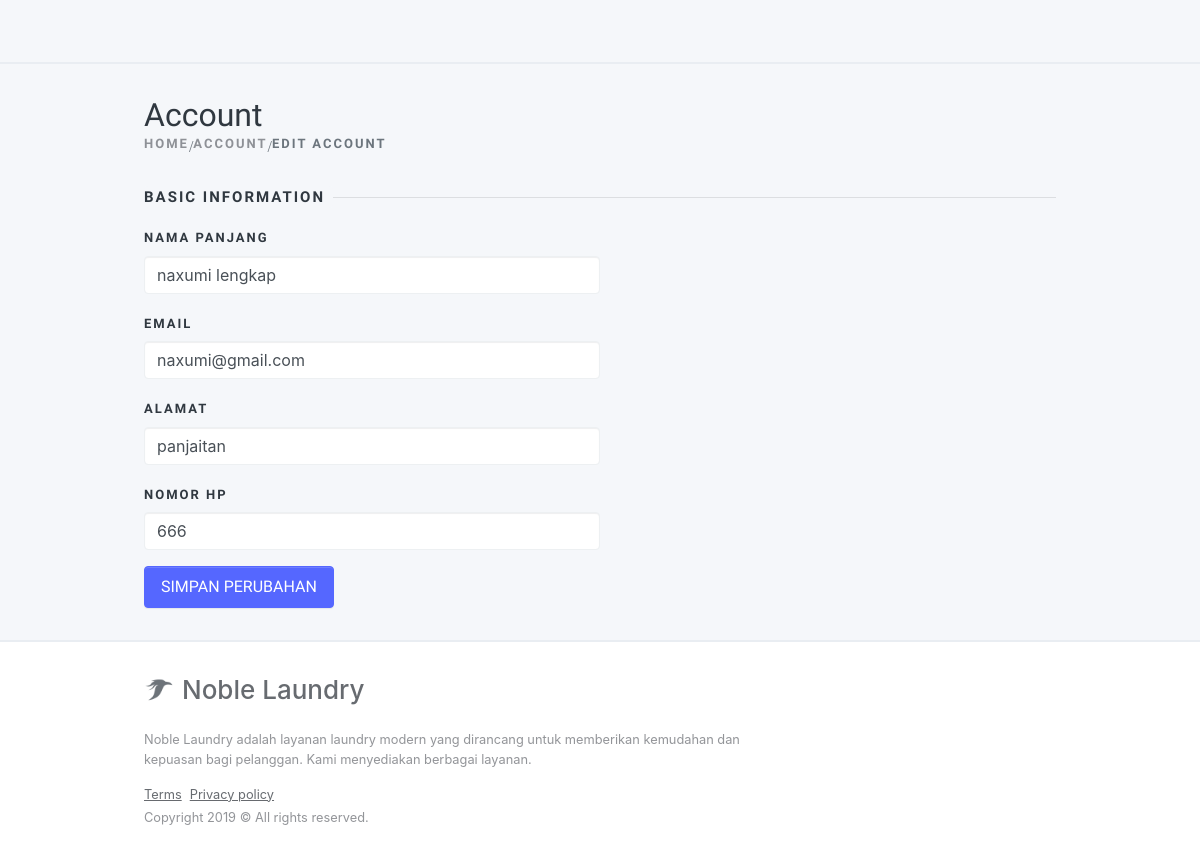
The page /edit_akun.php (signed in) on the database its author committed.
### tables this page shows
CREATE TABLE `client` (
  `client_id` int(11) NOT NULL,
  `nama` varchar(255) NOT NULL,
  `username` varchar(255) NOT NULL,
  `email` varchar(255) NOT NULL,
  `password` varchar(255) NOT NULL,
  `alamat` text DEFAULT NULL,
  `no_hp` varchar(15) DEFAULT NULL,
  `created_at` timestamp NOT NULL DEFAULT current_timestamp()
);

### config/controller.php (called while the page is built, shortened)
<?php
function select($query)
{
    global $db;
    $result = mysqli_query($db, $query);
    $rows = [];
    while ($row = mysqli_fetch_assoc($result)) {
        $rows[] = $row;
    }
    return $rows;
}

### edit_akun.php (the view, shortened to what this page needs)
<?php
$client_id = $_SESSION['client_id'];
$client = select("SELECT * FROM client WHERE client_id = $client_id")[0];
?>
<!DOCTYPE html>
<html lang="en"
      dir="ltr">
    <head>
        <?php include("layout/head.php") ?>
    </head>
    <body class="layout-app ">
        <div class="mdk-drawer-layout js-mdk-drawer-layout"
             data-push
             data-responsive-width="992px">
            <div class="mdk-drawer-layout__content page-content">
                <?php include("layout/header.php") ?>
                <div class="pt-32pt">
                    <div class="container page__container d-flex flex-column flex-md-row align-items-center text-center text-sm-left">
                        <div class="flex d-flex flex-column flex-sm-row align-items-center">
                            <div class="mb-24pt mb-sm-0 mr-sm-24pt">
                                <h2 class="mb-0">Account</h2>
                                <ol class="breadcrumb p-0 m-0">
                                    <li class="breadcrumb-item"><a href="index.html">Home</a></li>
                                    <li class="breadcrumb-item">
                                        <a href="">Account</a>
                                    </li>
                                    <li class="breadcrumb-item active">
                                        Edit Account
                                    </li>
                                </ol>
                            </div>
                        </div>
                    </div>
                </div>
                <div class="container page__container page-section">
                    <div class="page-separator">
                        <div class="page-separator__text">Basic Information</div>
                    </div>
                    <div class="col-md-6 p-0">
                        <form action="" method="POST">
                            <div class="form-group">
                                <label class="form-label"
                                    for="alamat">Nama Panjang</label>
                                <input id="nama"
                                    type="text"
                                    class="form-control"
                                    name="nama"
                                    value="<?= $client['nama']; ?>"
                                    required>
                            </div>
                            <div class="form-group">
                                <label class="form-label"
                                    for="email">Email</label>
                                <input id="email"
                                    type="text"
                                    class="form-control"
                                    name="email"
                                    value="<?= $client['email']; ?>"
                                    required>
                            </div>
                            <div class="form-group">
                                <label class="form-label"
                                    for="alamat">Alamat</label>
                                <input id="alamat"
                                    type="text"
                                    class="form-control"
                                    name="alamat"
                                    value="<?= $client['alamat']; ?>"
                                    required>
                            </div>
                            <div class="form-group">
                                <label class="form-label"
                                    for="nohp">Nomor HP</label>
                                <input id="nohp"
                                    type="text"
                                    class="form-control"
                                    name="nohp"
                                    value="<?= $client['no_hp']; ?>"
                                    required>
                            </div>
                            <button type="submit" name="ubah" class="btn btn-primary">Simpan Perubahan</button>
                        </form>
                    </div>
                </div>
                <?php include("layout/footer.php") ?>
            </div>
        </div>
    </body>
</html>

### assets/css/preloader.css (style rules this page uses)
:root { --sk-size:64px;--sk-color:#fff }

### rows shown on the page
client: nama "naxumi lengkap", email "naxumi@gmail.com", alamat "panjaitan", nohp "666"
